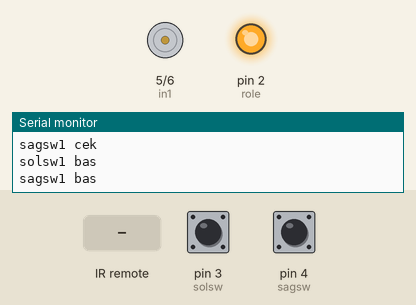
Recording of a sketch running on a simulated Arduino Uno, built with avr-gcc and run on an emulated ATmega328P. Shown: motor-driver pin pairs drawn as motors (green arrow = first pin HIGH = forward, orange = second pin HIGH = backward, longer = more drive, scaled by the enable pin), output pins drawn as LEDs (lit = HIGH), the last lines printed to the serial monitor. The test bench sets the inputs (shaded band); at power-on: pin 3 (solsw) HIGH, pin 4 (sagsw) HIGH.

Above: at 1.2 s.
1.3 s: infrared code 0xFF5AA5 received
At 1.8 s:
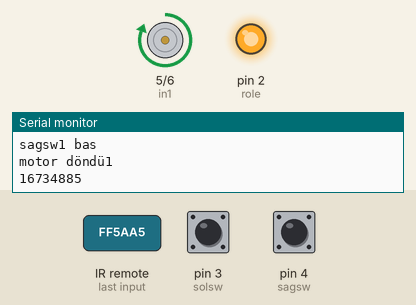
2.8 s: infrared code 0xFF4AB5 received
4.3 s: infrared code 0xFF10EF received
At 5.5 s:
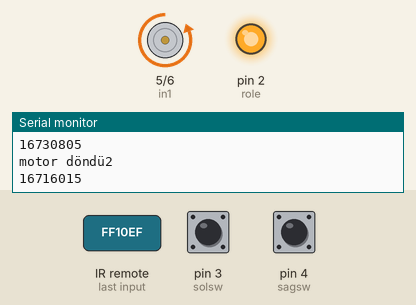
5.8 s: pin 3 (solsw) pulled LOW for 0.15 s
7.5 s: infrared code 0xFF4AB5 received
9.0 s: pin 3 (solsw) pulled LOW for 1 s
At 9.7 s:
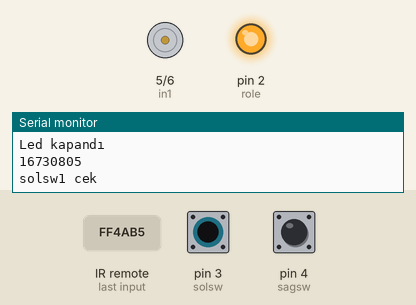
Timing chart, 0 to 12.0 s (numbered marks = the images above; inputs shaded):
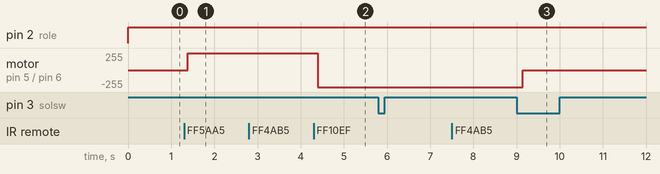

The sketch:

DC_MOTOR.ino
```cpp
#include <IRremote.h>
#define MTR_AC 16734885
#define MTR_KAPA 16716015
#define LED_AC 16718055
#define LED_KAPA 16730805
int RECV_PIN = 11;
int in1 = 5 ;
int in2 = 6 ;
int enable = 7 ;
int role = 2 ;
int flag1 = 0 ;
int flag2 = 0 ;
int solsw= 3;
int sagsw = 4;

IRrecv irrecv(RECV_PIN);

decode_results results;

void setup()
{
  Serial.begin(9600);


  Serial.println("Enabling IRin");
  irrecv.enableIRIn();
  Serial.println("Enabled IRin");
   pinMode ( enable, OUTPUT ) ;
   pinMode ( in1 , OUTPUT ) ;
    pinMode ( role , OUTPUT ) ;
   pinMode ( in2 , OUTPUT ) ;
   digitalWrite( enable ,HIGH ) ;

}

void loop() {

      digitalWrite( role , HIGH        ) ;

     if ( flag2== 1) {
         digitalWrite ( in1 , LOW ) ;
         digitalWrite ( in2 , LOW ) ;
         if (results.value == MTR_AC)
       {
           flag2=0 ;
         digitalWrite ( in1 , HIGH ) ;
         digitalWrite ( in2 , LOW  ) ;
         Serial.println("kapalıyken acıldı");
       }

     }
     if ( flag1== 1) {
         digitalWrite ( in1 , LOW ) ;
         digitalWrite ( in2 , LOW ) ;
         if (results.value == MTR_KAPA)
       {

           flag1=0 ;
         digitalWrite ( in1 , LOW) ;
         digitalWrite ( in2 , HIGH ) ;
         Serial.println("acıkken kapandı");
       }

     }


    if( (digitalRead(solsw) == LOW) && (flag1 == 0) )
  {
    Serial.println("solsw1 cek");
flag1 = 1;
delay(20);
  }

    if( (digitalRead(solsw) == HIGH) && (flag1 == 1) )
  {
    Serial.println("solsw1 bas");
flag1 = 0;
delay(20);
  }

      if( (digitalRead(sagsw) == LOW) && (flag2 == 0) )
  {
    Serial.println("sagsw1 cek");
flag2 = 1;
delay(20);
  }

    if( (digitalRead(sagsw) == HIGH) && (flag2 == 1) )
  {
    Serial.println("sagsw1 bas");
flag2 = 0;
delay(20);
  }


  if (irrecv.decode(&results)) {
    Serial.println(results.value);
    irrecv.resume();
  }
  delay(100);

if (irrecv.decode(&results))
  {


    if (results.value == MTR_AC)
       {

         digitalWrite ( in1 , HIGH ) ;
         digitalWrite ( in2 , LOW  ) ;
         Serial.println("motor döndü1");
       }
       if (results.value == MTR_KAPA)
       {
          Serial.println("motor döndü2");
         digitalWrite ( in1 , LOW ) ;
         digitalWrite ( in2 , HIGH  ) ;
       }
       if (results.value == LED_AC)
       {
            Serial.println("Led açıldı ");
       digitalWrite( role ,HIGH ) ;
       }
       if (results.value == LED_KAPA)
       {
      Serial.println("Led kapandı");
       digitalWrite( role ,LOW) ;
       }

  }

  digitalWrite(solsw, HIGH);
  digitalWrite(sagsw, HIGH);
}
```

Measured:
- after the input at 1.3 s, motor on pin 5 (in1) / pin 6 (in2): stopped → forward 255/255 after 0.08 s
- after the input at 4.3 s, motor on pin 5 (in1) / pin 6 (in2): forward 255/255 → backward 255/255 after 0.09 s
- after the input at 9.0 s, motor on pin 5 (in1) / pin 6 (in2): backward 255/255 → stopped after 0.14 s
